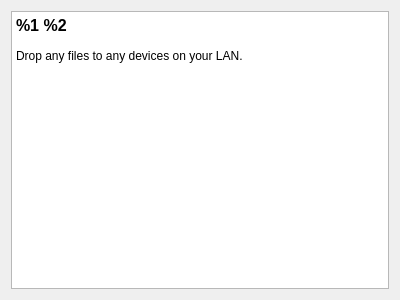
<?xml version="1.0" encoding="UTF-8"?>
<ui version="4.0">
 <class>AboutDialog</class>
 <widget class="QDialog" name="AboutDialog">
  <property name="windowModality">
   <enum>Qt::WindowModal</enum>
  </property>
  <property name="geometry">
   <rect>
    <x>0</x>
    <y>0</y>
    <width>400</width>
    <height>300</height>
   </rect>
  </property>
  <property name="windowTitle">
   <string>About</string>
  </property>
  <layout class="QVBoxLayout" name="verticalLayout">
   <item>
    <widget class="QTextBrowser" name="aboutText">
     <property name="html">
      <string>&lt;!DOCTYPE HTML PUBLIC &quot;-//W3C//DTD HTML 4.0//EN&quot; &quot;http://www.w3.org/TR/REC-html40/strict.dtd&quot;&gt;
&lt;html&gt;&lt;head&gt;&lt;meta name=&quot;qrichtext&quot; content=&quot;1&quot; /&gt;&lt;style type=&quot;text/css&quot;&gt;
p, li { white-space: pre-wrap; }
&lt;/style&gt;&lt;/head&gt;&lt;body style=&quot; font-family:'SimSun'; font-size:9pt; font-weight:400; font-style:normal;&quot;&gt;
&lt;p align=&quot;justify&quot; style=&quot; margin-top:0px; margin-bottom:0px; margin-left:0px; margin-right:0px; -qt-block-indent:0; text-indent:0px;&quot;&gt;&lt;span style=&quot; font-family:'Sans Serif'; font-size:12pt; font-weight:600;&quot;&gt;%1 %2&lt;/span&gt;&lt;/p&gt;
&lt;p align=&quot;justify&quot; style=&quot;-qt-paragraph-type:empty; margin-top:0px; margin-bottom:0px; margin-left:0px; margin-right:0px; -qt-block-indent:0; text-indent:0px; font-family:'Sans Serif';&quot;&gt;&lt;br /&gt;&lt;/p&gt;
&lt;p align=&quot;justify&quot; style=&quot; margin-top:0px; margin-bottom:0px; margin-left:0px; margin-right:0px; -qt-block-indent:0; text-indent:0px;&quot;&gt;&lt;span style=&quot; font-family:'Sans Serif';&quot;&gt;Drop any files to any devices on your LAN.
      </string>
     </property>
    </widget>
   </item>
  </layout>
 </widget>
 <resources/>
 <connections/>
</ui>
